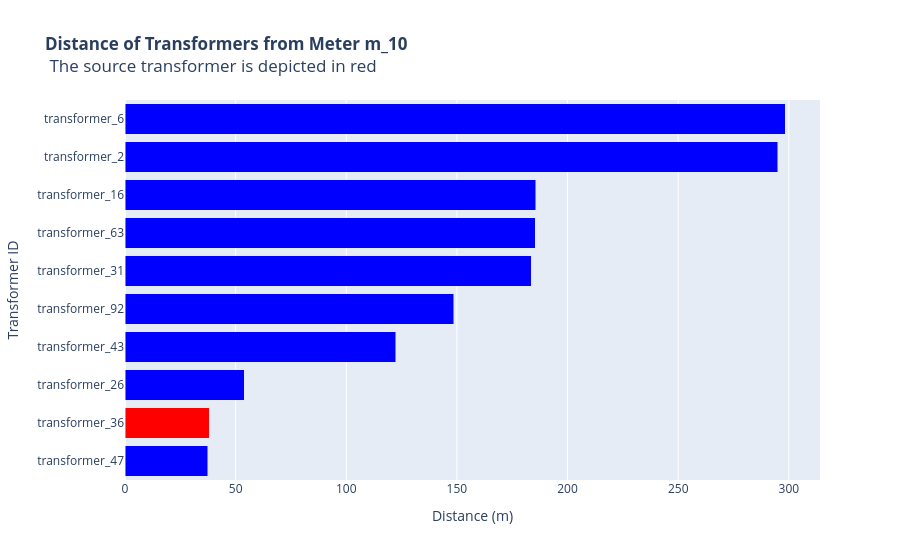

Source (notebook cell):
### Code cell
# Convert the results to data frames. 
df_meter = meter.DataFrame()
df_transformers = transformer_distance.DataFrame()


# Define a different colour for the closest transformer.
df_transformers['color'] = 'red'
df_transformers['color'].where(df_transformers['transformer_id']==df_meter.loc[0,'source_transformer_id'], 'blue', inplace=True)

# Plot the distance. 
fig = px.bar(df_transformers, x='distance_m', y='transformer_id', color='color', 
             color_discrete_sequence=df_transformers.color.unique(),
            labels={'transformer_id' : 'Transformer ID', 'distance_m' : 'Distance (m)'},
            title='<b>Distance of Transformers from Meter {} </b> \
            <br> The source transformer is depicted in red <br>'.format(meter_id))

# Do not show the legend.
fig.update_layout(showlegend=False)

# Plot the bars in descending order.
fig.update_layout(barmode='stack', yaxis={'categoryorder':'total ascending'})

fig.show()

### Figure 1 — Plotly figure (JSON) as saved in the notebook; plotly's stock layout.template omitted (floating-point values rounded to 4 significant figures)
{"data": [{"alignmentgroup": "True", "hovertemplate": "color=blue<br>Distance (m)=%{x}<br>Transformer ID=%{y}<extra></extra>", "legendgroup": "blue", "marker": {"color": "blue", "pattern": {"shape": ""}}, "name": "blue", "offsetgroup": "blue", "orientation": "h", "showlegend": true, "textposition": "auto", "type": "bar", "x": [37.35, 53.91, 122.3, 148.6, 183.5, 185.3, 185.6, 295.0, 298.4], "xaxis": "x", "y": ["transformer_47", "transformer_26", "transformer_43", "transformer_92", "transformer_31", "transformer_63", "transformer_16", "transformer_2", "transformer_6"], "yaxis": "y"}, {"alignmentgroup": "True", "hovertemplate": "color=red<br>Distance (m)=%{x}<br>Transformer ID=%{y}<extra></extra>", "legendgroup": "red", "marker": {"color": "red", "pattern": {"shape": ""}}, "name": "red", "offsetgroup": "red", "orientation": "h", "showlegend": true, "textposition": "auto", "type": "bar", "x": [38.06], "xaxis": "x", "y": ["transformer_36"], "yaxis": "y"}], "layout": {"barmode": "stack", "legend": {"title": {"text": "color"}, "tracegroupgap": 0}, "showlegend": false, "title": {"text": "<b>Distance of Transformers from Meter m_10 </b>             <br> The source transformer is depicted in red <br>"}, "xaxis": {"anchor": "y", "domain": [0, 1], "title": {"text": "Distance (m)"}}, "yaxis": {"anchor": "x", "categoryorder": "total ascending", "domain": [0, 1], "title": {"text": "Transformer ID"}}}}
